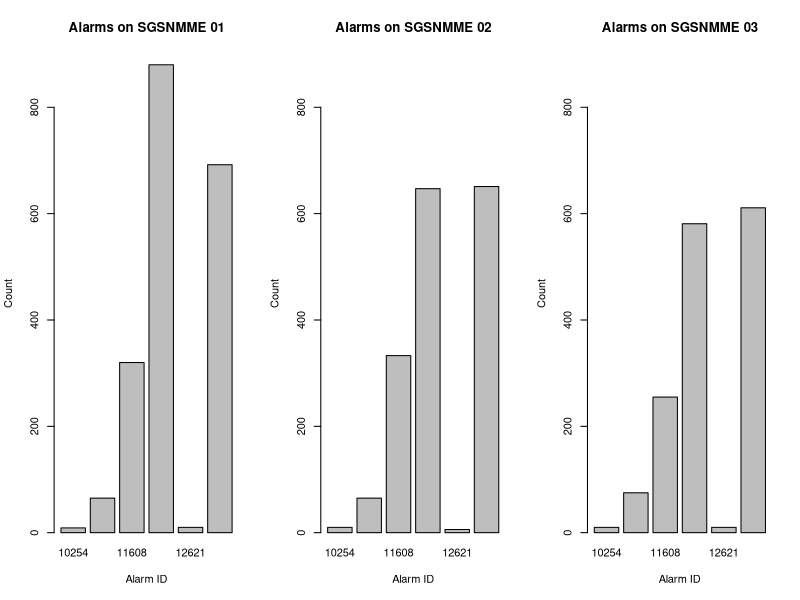
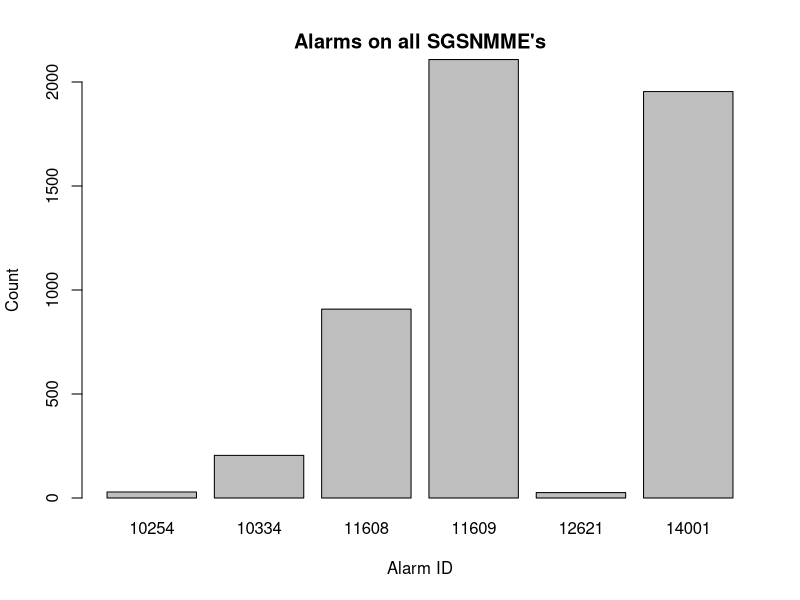

The R source for these figures, in order:
## ---- chunk 1
#getwd()
ps <- read.csv("PS Alarms.csv")
ps$Alarm.ID <- as.factor(ps$Alarm.ID)
psd <- split(ps, ps$Alarm.Source)
summary(ps)
## ---- chunk 2
old.par <- par(mfrow=c(1, 3))
plot(psd[[1]]$Alarm.ID, main="Alarms on SGSNMME 01",xlab='Alarm ID', 
     ylab='Count', ylim=c(0,900))
plot(psd[[2]]$Alarm.ID, main="Alarms on SGSNMME 02",xlab='Alarm ID', 
     ylab='Count', ylim=c(0,900))
plot(psd[[3]]$Alarm.ID, main="Alarms on SGSNMME 03",xlab='Alarm ID', 
     ylab='Count', ylim=c(0,900))
par(old.par)
## ---- chunk 3
plot(ps$Alarm.ID, main="Alarms on all SGSNMME's", xlab='Alarm ID', ylab='Count', ylim=c(0,2000))
